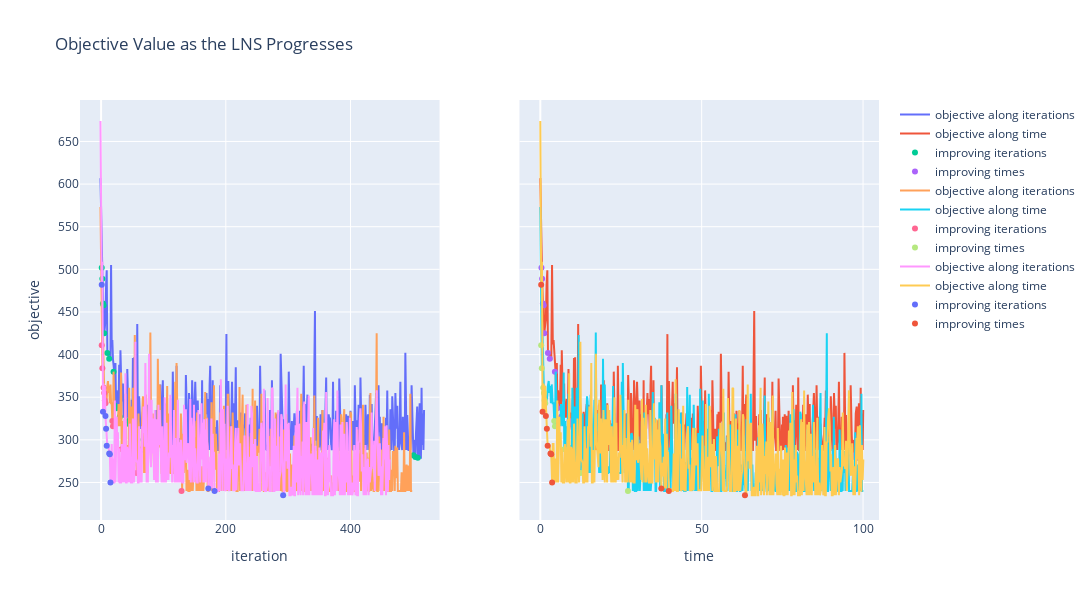

The cell this chart's notebook holds for it:
### Code cell
fig = make_subplots(
        rows=1,
        cols=2,
        shared_yaxes=True,
    )
for solver in solvers:
    plot_solver_stats(solver, fig)

fig.show()

### Figure 1 — Plotly figure (JSON) as saved in the notebook; plotly's stock layout.template omitted (floating-point values rounded to 4 significant figures; data arrays with more than 128 entries replaced by an {"elided": "..."} marker saying what was removed)
{"data": [{"name": "objective along iterations", "type": "scatter", "x": {"elided": "519 int values"}, "xaxis": "x", "y": {"elided": "519 int values"}, "yaxis": "y"}, {"name": "objective along time", "type": "scatter", "x": {"elided": "519 str values"}, "xaxis": "x2", "y": {"elided": "519 int values"}, "yaxis": "y2"}, {"mode": "markers", "name": "improving iterations", "type": "scatter", "x": [1, 2, 3, 4, 5, 10, 13, 20, 22, 24, 30, 44, 46, 50, 68, 69, 501, 504, 508], "xaxis": "x", "y": [502, 489, 460, 458, 425, 402, 395, 380, 340, 337, 327, 322, 318, 314, 300, 288, 282, 280, 279], "yaxis": "y"}, {"mode": "markers", "name": "improving times", "type": "scatter", "x": ["0.35", "0.56", "0.80", "1.05", "1.23", "2.37", "2.94", "4.52", "4.92", "5.30", "6.50", "9.09", "9.53", "10.25", "13.59", "13.82", "96.74", "97.36", "98.21"], "xaxis": "x2", "y": [502, 489, 460, 458, 425, 402, 395, 380, 340, 337, 327, 322, 318, 314, 300, 288, 282, 280, 279], "yaxis": "y2"}, {"name": "objective along iterations", "type": "scatter", "x": {"elided": "500 int values"}, "xaxis": "x", "y": {"elided": "500 int values"}, "yaxis": "y"}, {"name": "objective along time", "type": "scatter", "x": {"elided": "500 str values"}, "xaxis": "x2", "y": {"elided": "500 int values"}, "yaxis": "y2"}, {"mode": "markers", "name": "improving iterations", "type": "scatter", "x": [1, 2, 4, 5, 6, 7, 18, 19, 33, 41, 57, 129], "xaxis": "x", "y": [411, 384, 361, 355, 346, 343, 322, 316, 289, 269, 261, 240], "yaxis": "y"}, {"mode": "markers", "name": "improving times", "type": "scatter", "x": ["0.27", "0.46", "0.91", "1.13", "1.35", "1.54", "4.32", "4.55", "7.43", "9.10", "12.48", "27.16"], "xaxis": "x2", "y": [411, 384, 361, 355, 346, 343, 322, 316, 289, 269, 261, 240], "yaxis": "y2"}, {"name": "objective along iterations", "type": "scatter", "x": {"elided": "464 int values"}, "xaxis": "x", "y": {"elided": "464 int values"}, "yaxis": "y"}, {"name": "objective along time", "type": "scatter", "x": {"elided": "464 str values"}, "xaxis": "x2", "y": {"elided": "464 int values"}, "yaxis": "y2"}, {"mode": "markers", "name": "improving iterations", "type": "scatter", "x": [1, 3, 7, 8, 9, 13, 14, 15, 172, 182, 292], "xaxis": "x", "y": [482, 333, 328, 313, 293, 284, 283, 250, 243, 240, 235], "yaxis": "y"}, {"mode": "markers", "name": "improving times", "type": "scatter", "x": ["0.27", "0.70", "1.72", "2.03", "2.28", "3.15", "3.39", "3.66", "37.50", "39.82", "63.41"], "xaxis": "x2", "y": [482, 333, 328, 313, 293, 284, 283, 250, 243, 240, 235], "yaxis": "y2"}], "layout": {"height": 600, "title": {"text": "Objective Value as the LNS Progresses"}, "width": 1600, "xaxis": {"anchor": "y", "domain": [0, 0.45], "title": {"text": "iteration"}}, "xaxis2": {"anchor": "y2", "domain": [0.55, 1], "title": {"text": "time"}}, "yaxis": {"anchor": "x", "domain": [0, 1], "title": {"text": "objective"}}, "yaxis2": {"anchor": "x2", "domain": [0, 1], "matches": "y", "showticklabels": false}}}
